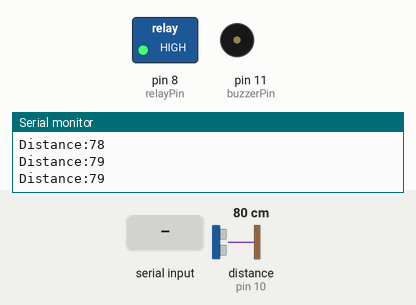
Bench run of a sketch on a simulated Arduino Uno, built with avr-gcc and run on an emulated ATmega328P. On the bench: switched loads named in the sketch (green lamp = pin HIGH), buzzer (waves = sounding, pin HIGH), the last lines printed to the serial monitor. Wiring (inferred from the names in the program): ultrasonic range finder: trigger pin 9; echo pin 10. The test bench sets the inputs (shaded band); at power-on: distance to the obstacle (sensor on pin 10) 80 cm. The echo pulse lasts 58.3 µs per cm; pins used as bus, display or sensor lines are not drawn.

Above: at 1.2 s.
1.3 s: distance to the obstacle (sensor on pin 10) set to 17 cm
2.8 s: distance to the obstacle (sensor on pin 10) set to 13 cm
At 4.0 s:
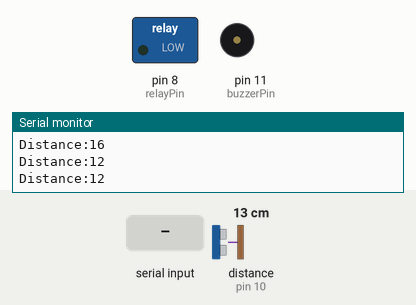
4.5 s: "buzz\n" received over Serial
At 5.3 s:
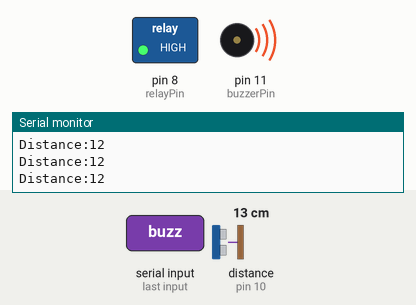
Timing chart, 0 to 8.5 s (numbered marks = the images above; inputs shaded):
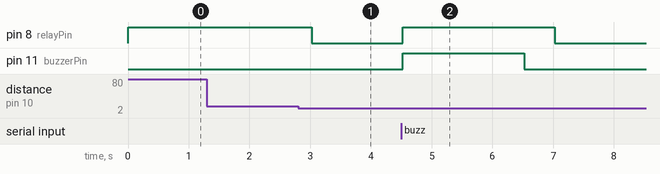

The sketch:

arduino_card_code.ino
```cpp
const int trigPin = 9;
const int echoPin = 10;
const int relayPin = 8;
const int buzzerPin = 11;

void setup() {
  // Initialize serial communication
  Serial.begin(115200);

  // Initialize the ultrasonic sensor pins
  pinMode(trigPin, OUTPUT);
  pinMode(echoPin, INPUT);

  // Initialize the relay pin as an output
  pinMode(relayPin, OUTPUT);
  digitalWrite(relayPin, HIGH);

  // Initialize the buzzer pin as an output
  pinMode(buzzerPin, OUTPUT);
  digitalWrite(buzzerPin, LOW); // Ensure buzzer is off at start
}

void loop() {
  // Measure distance
  long distance = measureDistance();

  // Send distance to the serial port
  Serial.print("Distance:");
  Serial.println(distance);

  // Control relay based on distance
  if (distance <15) {
    digitalWrite(relayPin, LOW);
  } else {
// delay(8000);
     // Turn off relay
  }

  // Check for serial input and control buzzer
  if (Serial.available() > 0) {
    String command = Serial.readStringUntil('\n');
    command.trim();
    if (command.equals("buzz")) {
      playBuzzer();
    }
      if (command.equals("lightOff")) {
        // delay(3000)
digitalWrite(relayPin, HIGH);
    }
  }


  delay(500); // Wait for 0.5 seconds before next measurement
}

long measureDistance() {
  // Clear the trigPin by setting it LOW
  digitalWrite(trigPin, LOW);
  delayMicroseconds(2);

  // Set the trigPin HIGH for 10 microseconds
  digitalWrite(trigPin, HIGH);
  delayMicroseconds(10);
  digitalWrite(trigPin, LOW);

  // Read the echoPin and calculate the duration of the pulse
  long duration = pulseIn(echoPin, HIGH);

  // Calculate the distance (in cm) based on the speed of sound
  long distance = duration * 0.034 / 2;

  return distance;
}

void playBuzzer() {
digitalWrite(relayPin, HIGH);

  // Turn the buzzer on
  digitalWrite(buzzerPin, HIGH);
  delay(2000); // Buzzer on for 1 second
  digitalWrite(buzzerPin, LOW); // Turn the buzzer off
}
```

Measured:
- the behaviour switches between 16 and 15 cm on distance to the obstacle (sensor on pin 10) (found by bisection; images 0 and 1)
- after the input at 2.8 s, pin 8 (relayPin): HIGH → LOW after 0.22 s
- after the input at 4.5 s, pin 8 (relayPin): LOW → HIGH at once, → LOW 2.5 s later; pin 11 (buzzerPin): LOW → HIGH at once, → LOW 2.0 s later
